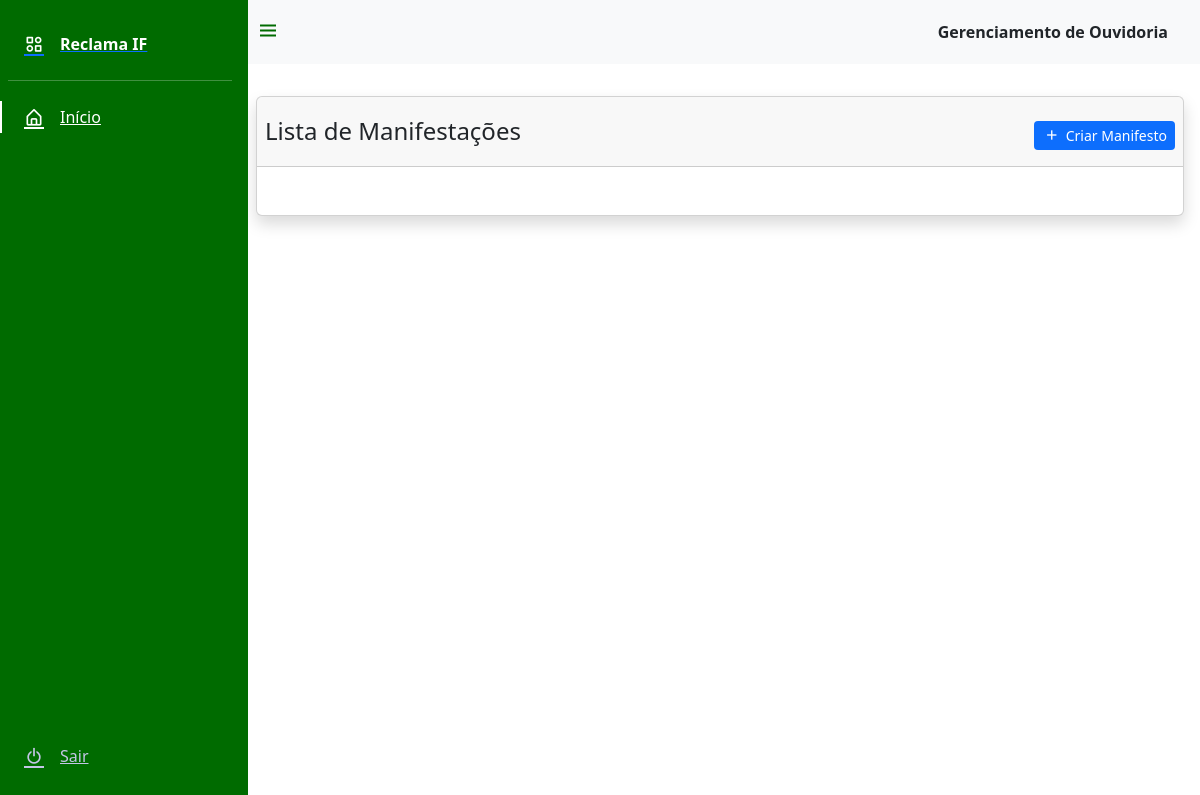
Page /consultar_manifesto on the earlier database version.
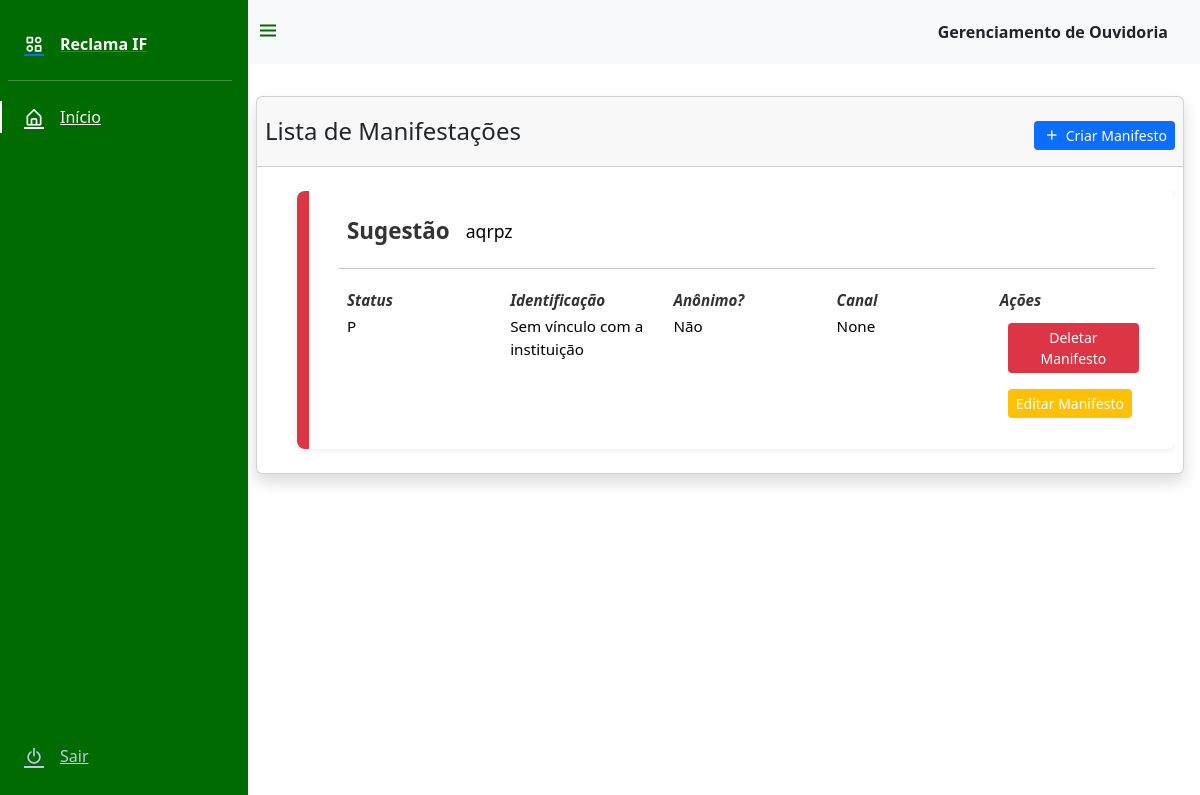
Same page on the later database version.
### models/tabelas.py (models this page shows)
class Manifestacao(db.Model):
    id = db.Column(db.Integer, primary_key=True)
    mensagem = db.Column(db.String(500), nullable=False)
    tipo = db.Column(db.String(20), nullable=False)
    status = db.Column(db.String(10), nullable=False)
    autoria = db.Column(db.String(100), nullable=False)
    anonimato = db.Column(db.String(10), nullable=False)
    canal_manifestacao = db.Column(db.String(20), nullable=True)
    id_manifestante = db.Column(db.Integer, nullable=False)
    def trans_dic(self):
        return {coluna.name: getattr(self, coluna.name) for coluna in self.__table__.columns}

### routes.py (the view)
@app.route('/consultar_manifesto')
def consultarManifc():
    manifestacoes = consultaGeralManifestacoes()
    manifestantes = consultaGeralManifestantes()
    return render_template('home.html', manifestacoes=manifestacoes, manifestantes=manifestantes)

### models/consultas.py (called while the page is built)
def consultaGeralManifestacoes():
    manifestacoesQuery = Manifestacao.query.all()
    manifestacoesDic = [manifestacao.trans_dic() for manifestacao in manifestacoesQuery]
    return manifestacoesDic

def consultaGeralManifestantes():
    manifestantesQuery = Manifestante.query.all()
    manifestantesDic = [manifestacao.trans_dic() for manifestacao in manifestantesQuery]
    return manifestantesDic

### models/tabelas.py (called while the page is built)
    def trans_dic(self):
        return {coluna.name: getattr(self, coluna.name) for coluna in self.__table__.columns}

### templates/home.html (shortened to what this page needs)
<!DOCTYPE html>
<html lang="pt-br">
<head>
    <link href="https://cdn.jsdelivr.net/npm/bootstrap@5.1.3/dist/css/bootstrap.min.css" rel="stylesheet" />
    <link href="https://cdn.jsdelivr.net/npm/boxicons@latest/css/boxicons.min.css" rel="stylesheet" />
    <link href="{{ url_for('static', filename='style/home.css') }}" rel="stylesheet">
<link href="https://cdn.jsdelivr.net/npm/bootstrap@5.3.6/dist/css/bootstrap.min.css" rel="stylesheet">
</head>
<body id="body-pd" class="body-pd">
    <header class="header bg-light body-pd" id="header">
        <div class="header_toggle">
            <i class="bx bx-menu" id="header-toggle"></i>
        </div>
        <div class="header_title">
            <span class="fw-bold">Gerenciamento de Ouvidoria</span>
        </div>
    </header>
    <div class="l-navbar show_navbar" id="nav-bar">
        <nav class="nav">
            <div>
                <a href="home" class="nav_logo my-2">
                    <i class="bx bx-category-alt nav_logo-icon"></i>
                    <span class="nav_logo-name">Reclama IF</span>
                </a>
                <hr class="sidebar-divider ms-2" style="color:white;">
                <div class="nav_list">
                    <a href="home" class="nav_link active">
                        <i class="bx bx-home-alt nav_icon"></i>
                        <span class="nav_name">Início</span>
                    </a>
                </div>
            </div>
            <a href="#" onclick="fazerLogout()" class="nav_link">
                <i class='bx bx-power-off nav_icon'></i>
                <span class="nav_name">Sair</span>
            </a>
        </nav>
    </div>
        <div class="card shadow col-12 mt-5 p-0">
            <div class="card-header p-0 mb-3">
                <div class="d-flex row mb-2 mt-3 align-items-center">
                    <div class="d-flex justify-content-md-start justify-content-center col-12 col-md-6">
                        <dt class="h4 mx-2"> Lista de Manifestações</dt>
                    </div>
                    <div class="d-flex col-12 col-md-6 justify-content-md-end justify-content-center">
                        <button class="btn btn-primary btn-sm border-0 m-2" data-bs-toggle="modal" data-bs-target="#cadManifestoModal"> <i class='bx-fw bx bx-plus fs-6'></i> Criar Manifesto</button>
                    </div>
                </div>
            </div>
            <div class="card-body p-0 m-2">
                <div class="table-responsive">
                    <ul class="table table-striped table-hover display nowrap" style="width:100%">
                        {% for manifestacao in manifestacoes %}
                            {% set status_class = 'status-P' if manifestacao.status == 'P' else 'status-R' if manifestacao.status == 'R' else '' %}
                            {% set tipo_lower = manifestacao.tipo|lower %}
                            {% set tipo_class = tipo_lower if tipo_lower in ['elogio', 'informacao', 'reclamacao', 'sugestao', 'denuncia', 'solicitacao'] else 'tipo-default' %}
                            <li class="{{ status_class }}">
                                <div class="linha-cima">
                                    <div class="nome {{ tipo_class }}">{{ manifestacao.tipo }}</div>
                                    <div class="mensagem">{{ manifestacao.mensagem }}</div>
                                </div>
                                <div class="linha-baixo">
                                    <div class="coluna">
                                        <div class="titulo {{ tipo_class }}">Status</div>
                                        <div>{{ manifestacao.status }}</div>
                                    </div>
                                    <div class="coluna">
                                        <div class="titulo {{ tipo_class }}">Identificação</div>
                                        <div>{{ manifestacao.autoria }}</div>
                                    </div>
                                    <div class="coluna">
                                        <div class="titulo {{ tipo_class }}">Anônimo?</div>
                                        <div>{{ manifestacao.anonimato }}</div>
                                    </div>
                                    <div class="coluna">
                                        <div class="titulo {{ tipo_class }}">Canal</div>
                                        <div>{{ manifestacao.canal_manifestacao }}</div>
                                    </div>
                                    <div class="coluna">
                                        <div class="titulo {{ tipo_class }}">Ações</div>
                                        <button
                                        class="btn btn-danger btn-sm border-0 m-2"
                                        data-bs-toggle="modal"
                                        data-bs-target="#deletarModal"
                                        data-id="{{ manifestacao.id }}"
                                        style="color:white;">  Deletar Manifesto</button>
                                        <button
                                        class="btn btn-warning btn-sm border-0 m-2"
                                        data-bs-toggle="modal"
                                        data-bs-target="#editarModal"
                                        data-id="{{ manifestacao.id }}"
                                        data-tipo="{{ manifestacao.tipo }}"
                                        data-mensagem="{{ manifestacao.mensagem }}"
                                        data-status="{{ manifestacao.status }}"
                                        data-autoria="{{ manifestacao.autoria }}"
                                        data-anonimato="{{ manifestacao.anonimato }}"
                                        data-canal="{{ manifestacao.canal_manifestacao }}"
                                        data-id-manifestante="{{ manifestacao.id_manifestante }}"
                                        {% for manifestante in manifestantes %}
                                            {% if manifestante.id == manifestacao.id_manifestante %}
                                                data-nome="{{ manifestante.nome }}"
                                                data-email="{{ manifestante.email }}"
                                                data-telefone="{{ manifestante.telefone }}"
                                            {% endif %}
                                        {% endfor %}
                                        style="color:white;">  Editar Manifesto </button>
                                    </div>
                                </div>
                            </li>
                        {% endfor %}
                    </ul>
                </div>
            </div>
        </div>
</body>
</html>

### static/style/home.css (style rules this page uses)
:root { --header-height: 3rem; --nav-width: 68px; --first-color: #006b00; --del-color: #ff0000; --first-color-light: #c3c6e6; --white-color: #FFFFFF; --body-font: "Nunito", sans-serif; --normal-font-size: 1rem; --z-fixed: 100; --grey-color: rgb(114, 114, 114); }
.btn-primary { background: var(--first-color); }
body { position: relative; margin: var(--header-height) 0 0 0; padding: 0 1rem; font-family: var(--body-font); font-size: var(--normal-font-size); transition: 0.5s; }
a { text-decoration: none; }
.header { width: 100%; height: var(--header-height); position: fixed; top: 0; left: 0; display: flex; align-items: center; justify-content: space-between; padding: 0 1rem; background-color: var(--white-color); z-index: var(--z-fixed); transition: 0.5s; }
.header_toggle { color: var(--first-color); font-size: 1.5rem; cursor: pointer; }
.l-navbar { position: fixed; top: 0; left: -30%; width: var(--nav-width); height: 100vh; background-color: var(--first-color); padding: 0.5rem 1rem 0 0; transition: 0.5s; z-index: var(--z-fixed); }
.nav { height: 100%; display: flex; flex-direction: column; justify-content: space-between; overflow: hidden; }
.nav_logo, .nav_link { display: grid; grid-template-columns: max-content max-content; align-items: center; column-gap: 1rem; padding: 0.5rem 0 0.5rem 1.5rem; }
.nav_logo-icon { font-size: 1.25rem; color: var(--white-color); }
.nav_logo-name { color: var(--white-color); font-weight: 700; }
.nav_link { position: relative; color: var(--first-color-light); margin-bottom: 1.5rem; transition: 0.3s; }
.nav_icon { font-size: 1.25rem; }
.show_navbar { left: 0; }
.body-pd { padding-left: calc(var(--nav-width) + 1rem); }
.active { color: var(--white-color); }
.active::before { content: ""; position: absolute; left: 0; width: 2px; height: 32px; background-color: var(--white-color); }
@media screen and (min-width: 768px) { body { margin: calc(var(--header-height) + 1rem) 0 0 0; padding-left: calc(var(--nav-width) + 2rem); } }
@media screen and (min-width: 768px) { .header { height: calc(var(--header-height) + 1rem); padding: 0 2rem 0 calc(var(--nav-width) + 2rem); } }
@media screen and (min-width: 768px) { .l-navbar { left: 0; padding: 1rem 1rem 0 0; } }
@media screen and (min-width: 768px) { .show_navbar { width: calc(var(--nav-width) + 180px); } }
@media screen and (min-width: 768px) { .body-pd { padding-left: calc(var(--nav-width) + 188px); } }
li { background: #fff; margin-bottom: 15px; padding: 15px 20px 15px 30px; border-radius: 8px; box-shadow: 0 0 8px rgba(0,0,0,0.1); transition: background 0.3s ease; border-left: 12px solid transparent; }
li.status-P { border-left-color: #dc3545; }
.linha-cima { display: flex; align-items: center; margin-bottom: 12px; padding-bottom: 12px; border-bottom: 1px solid #ccc; }
.nome { font-weight: bold; font-size: 1.4em; padding-right: 20px; min-width: 100px; text-transform: capitalize; }
.nome.tipo-default { color: #333; }
.mensagem { flex-grow: 1; font-size: 1.1em; color: #222; word-wrap: break-word; }
.linha-baixo { display: flex; justify-content: space-between; font-size: 0.95em; color: #555; }
.coluna { flex: 1 1 140px; padding: 5px 10px; }
.titulo { font-weight: bold; margin-bottom: 4px; font-style: italic; user-select: none; text-transform: capitalize; }
.titulo.tipo-default { color: #333; }
ul { list-style: none; padding: 0; margin: 0; }

Differences in the rows shown:
added Manifestacao: tipo "Sugestão", mensagem "aqrpz", status "P", autoria "Sem vínculo com a instituição", anonimato "Não", canal_manifestacao "None"
